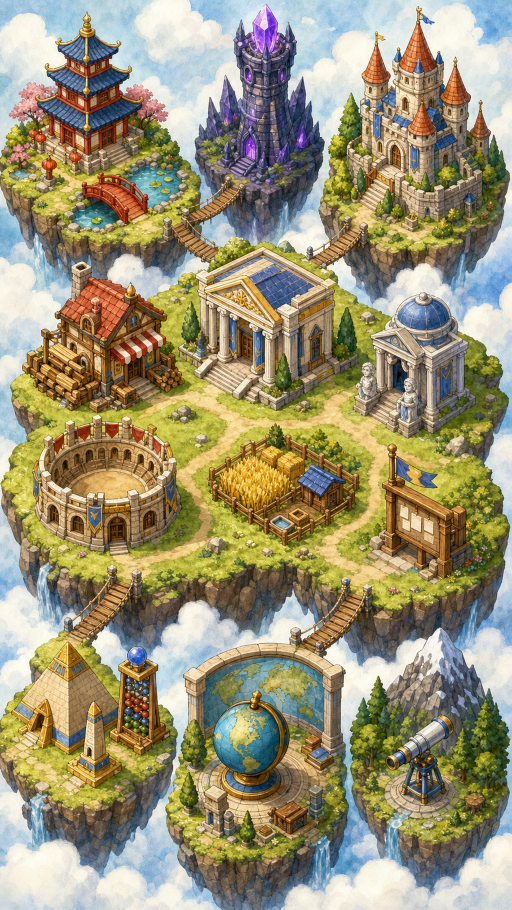
#> input picture assets/images/world_map_v4.png, 1024 x 1820 px (shown at 1/2 size)
$ python gen_walkable_mask.py
#> lines starting #> are read from the running program, lines starting #| are printed output that depends on the picture; after the words box and inside, x2 and y2 are one past the last pixel; in counts of white or black regions, pixels touching at a corner belong together
"""從 world_map_v4.png 自動萃取 walkable mask（黑白）。

地圖內容：浮島 + 雲海 + 多色建築。
策略：反向萃取 — 標明確「擋區」（雲海/建築彩/水/樹陰）→ 其他當可走 →
morphology 平滑邊緣 → 移除小孤立區。

輸出 3 個 mask 版本（不同閾值）給派派目視選擇。
"""
import sys
from pathlib import Path
import numpy as np
from PIL import Image

ROOT = Path(__file__).resolve().parent.parent
SRC = ROOT / "assets" / "images" / "world_map_v4.png"
OUT_DIR = ROOT / "assets" / "images"


def rgb_to_hsv_np(rgb_float):
    mx = rgb_float.max(axis=-1)
    mn = rgb_float.min(axis=-1)
    delta = mx - mn
    delta_safe = np.where(delta == 0, 1, delta)
    h_val = np.zeros_like(mx)
    r, g, b = rgb_float[..., 0], rgb_float[..., 1], rgb_float[..., 2]
    mask_r = (mx == r) & (delta > 0)
    h_val[mask_r] = ((g[mask_r] - b[mask_r]) / delta_safe[mask_r]) % 6
    mask_g = (mx == g) & (delta > 0) & ~mask_r
    h_val[mask_g] = (b[mask_g] - r[mask_g]) / delta_safe[mask_g] + 2
    mask_b = (mx == b) & (delta > 0) & ~mask_r & ~mask_g
    h_val[mask_b] = (r[mask_b] - g[mask_b]) / delta_safe[mask_b] + 4
    h_val = (h_val / 6) % 1
    s_val = np.where(mx > 0, delta / np.where(mx == 0, 1, mx), 0)
    v_val = mx
    return h_val, s_val, v_val


def build_mask(img_arr, version):
    """根據版本不同閾值組合生成 walkable mask (h,w) bool（True=可走）"""
    rgb = img_arr.astype(np.float32) / 255
    h, s, v = rgb_to_hsv_np(rgb)

    # 各種「擋區」 mask
    # 1. 雲海 / 天空：藍 (H 200-270) 飽和度中 + 高亮，或純白雲（V 高 S 低）
    sky_blue   = (h >= 0.50) & (h <= 0.72) & (s > 0.15) & (v > 0.45)
    sky_white  = (v > 0.85) & (s < 0.15)

    # 2. 建築物高飽和彩色：紅瓦 H 0-0.04, 紫塔 H 0.7-0.85, 藍頂 H 0.55-0.7
    bright_red    = ((h <= 0.04) | (h >= 0.95)) & (s > 0.4) & (v > 0.35)
    bright_purple = (h >= 0.70) & (h <= 0.85) & (s > 0.35) & (v > 0.25)
    bright_blue_b = (h >= 0.55) & (h <= 0.68) & (s > 0.4) & (v > 0.35)  # 建築藍頂
    bright_yellow = (h >= 0.10) & (h <= 0.18) & (s > 0.55) & (v > 0.55)  # 麥草/旗

    # 3. 深綠樹陰：H 0.25-0.4 + V < 0.4
    dark_tree = (h >= 0.22) & (h <= 0.42) & (v < 0.42) & (s > 0.2)

    # 4. 黑色輪廓邊
    black_edge = v < 0.12

    if version == "A":
        # A 嚴格擋：所有上述當擋區
        blocked = sky_blue | sky_white | bright_red | bright_purple | bright_blue_b | bright_yellow | dark_tree | black_edge
    elif version == "B":
        # B 中等：放寬 sky_white 避免誤判明亮石頭
        sky_white_relaxed = (v > 0.90) & (s < 0.10)
        blocked = sky_blue | sky_white_relaxed | bright_red | bright_purple | bright_blue_b | dark_tree | black_edge
    else:  # C
        # C 寬鬆：只擋雲海 + 明顯建築彩色
        blocked = sky_blue | sky_white | bright_red | bright_purple | bright_blue_b
    walkable = ~blocked

    # Morphology：消除小孤立 walkable 區（< 100 px），平滑邊緣
    # 用簡單 4-connectivity flood fill
    from scipy.ndimage import binary_opening, binary_closing, label

    # 先 closing 補小洞（建築上小孔），再 opening 削小突起
    kernel = np.ones((3, 3), dtype=bool)
    walkable = binary_closing(walkable, structure=kernel, iterations=1)
    walkable = binary_opening(walkable, structure=kernel, iterations=1)

    # 移除小孤立 walkable blob（< 500 px = 雜訊）
    labeled, n = label(walkable, structure=np.ones((3, 3), dtype=int))
    sizes = np.bincount(labeled.ravel())
    too_small = (sizes < 500)
    too_small[0] = False
    walkable[too_small[labeled]] = False

    return walkable


def save_mask(walkable, version, original):
    """輸出兩張：(1) 純黑白 mask (2) 半透明紅疊在原圖上方便目視"""
    h, w = walkable.shape
    # 純 mask
    mask_arr = np.where(walkable[..., None], 255, 0).astype(np.uint8)
    mask_rgb = np.repeat(mask_arr, 3, axis=-1)
    Image.fromarray(mask_rgb, "RGB").save(OUT_DIR / f"world_map_walkable_{version}.png", "PNG", optimize=True)

    # 預覽：原圖 + 紅色擋區疊上
    preview = original.copy()
    blocked = ~walkable
    # 擋區疊紅色半透明
    red_overlay = np.zeros_like(preview)
    red_overlay[..., 0] = 255  # 紅
    alpha = 0.55
    preview[blocked] = (preview[blocked] * (1 - alpha) + red_overlay[blocked] * alpha).astype(np.uint8)
    Image.fromarray(preview, "RGB").save(OUT_DIR / f"world_map_walkable_{version}_preview.jpg", "JPEG", quality=85)


def main():
    if not SRC.exists():
        sys.exit(f"ERROR: {SRC} not found")

    img = Image.open(SRC).convert("RGB")
#> img is the input picture: PIL image 1024x1820 RGB; mean R, G, B 154.6, 147.7, 117.6
    arr = np.array(img)
    print(f"Source: {SRC.name} {img.size}")
#| Source: world_map_v4.png (1024, 1820)
    print()

    for version in ["A", "B", "C"]:
        print(f"Building mask version {version}…", end=" ", flush=True)
        walkable = build_mask(arr, version)
        save_mask(walkable, version, arr)
        ratio = walkable.sum() / walkable.size * 100
        print(f"walkable {ratio:.1f}%")
#> this loop made 3 passes
#> (n in build_mask, ratio) on passes 1 to 3: (451, 55.82), (233, 74.47), (153, 69.28)
#| walkable 55.8%
#| walkable 74.5%
#| walkable 69.3%
#> pass 1, in rgb_to_hsv_np, `mx = rgb_float.max(axis=-1)`:
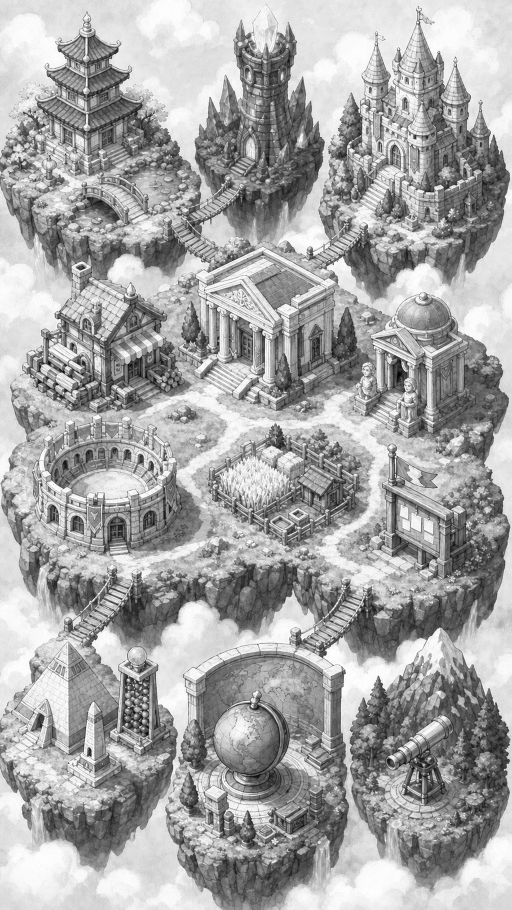
#> mx: shape (1820, 1024) float32 (shown at 1/2 size); min 0, max 1, mean 0.65
#> pass 1, in rgb_to_hsv_np, `mn = rgb_float.min(axis=-1)`:
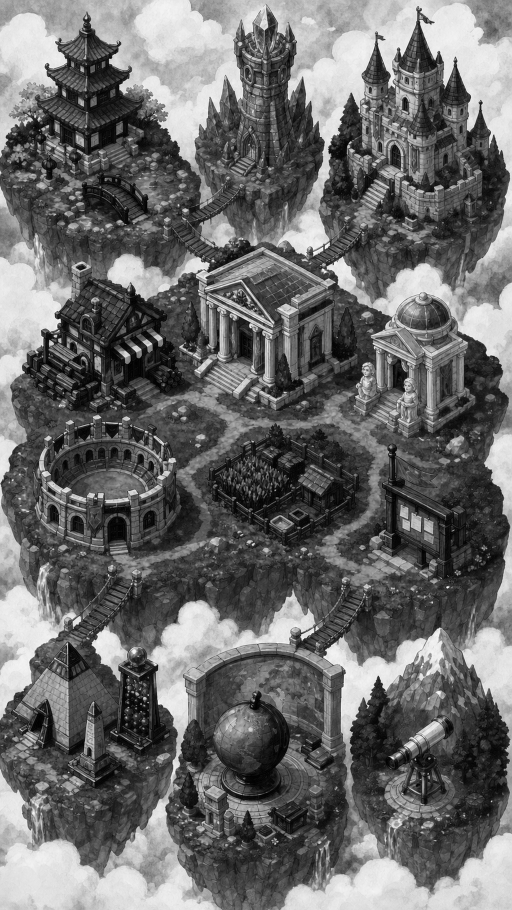
#> mn: shape (1820, 1024) float32 (shown at 1/2 size); min 0, max 1, mean 0.42
#> pass 1, in rgb_to_hsv_np, `delta = mx - mn`:
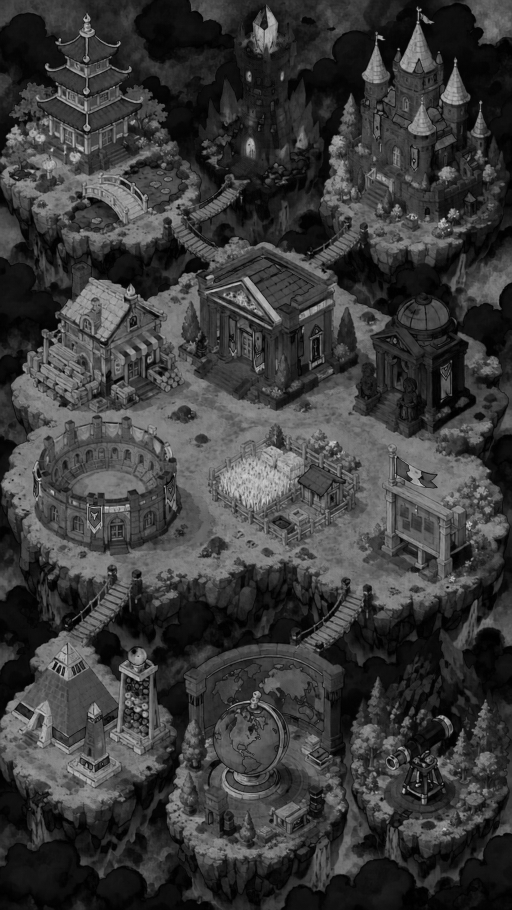
#> delta: shape (1820, 1024) float32 (shown at 1/2 size); min 0, max 0.886, mean 0.23
#> after the loop:
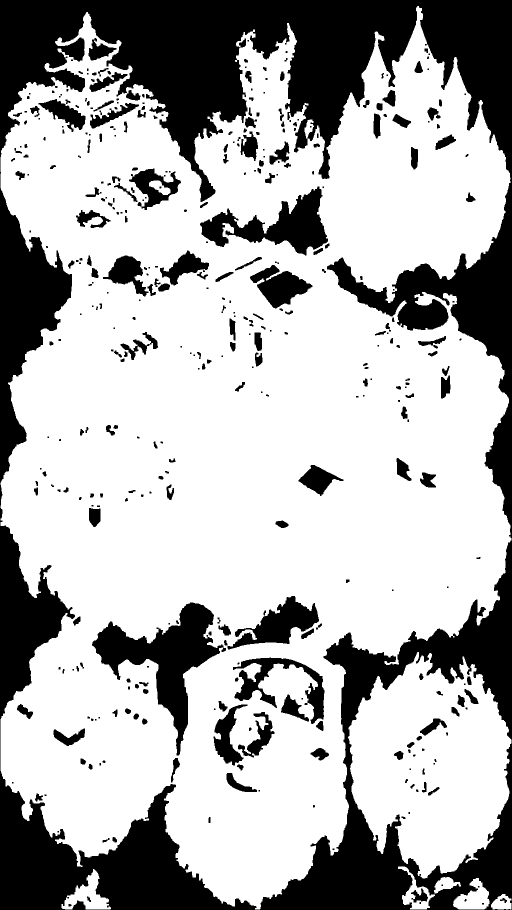
#> walkable: shape (1820, 1024) bool (shown at 1/2 size); 69.3% white; 397 black regions (134 under 20 px), largest, box (x1, y1, x2, y2) and area: (0, 0, 1024, 1820) 452181, (184, 1205, 452, 1511) 24969, (400, 373, 656, 511) 14267

    print()
    print("Outputs:")
    for v in ["A", "B", "C"]:
        for suffix in ["", "_preview"]:
            ext = ".png" if not suffix else ".jpg"
            p = OUT_DIR / f"world_map_walkable_{v}{suffix}{ext}"
            print(f"  {p.name}  {p.stat().st_size // 1024} KB")


if __name__ == "__main__":
#> (the run stopped early here; a loop or call above may not have finished)

$ run again, with assets/images/world_map_v2.png copied over assets/images/world_map_v4.png
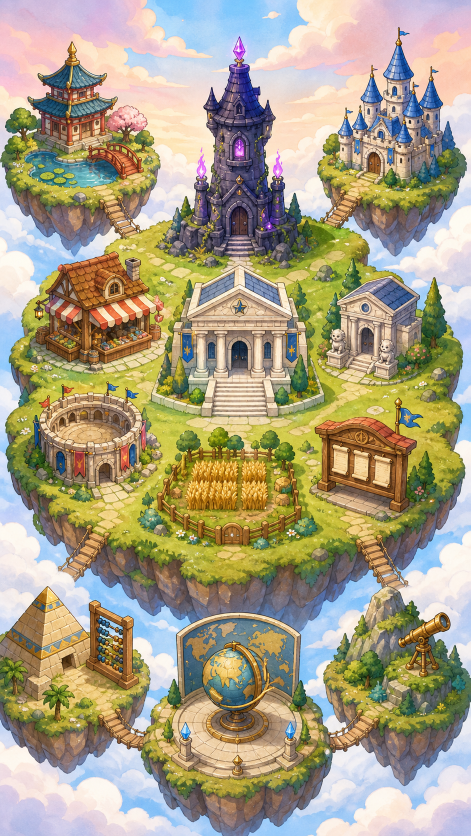
#> input picture assets/images/world_map_v2.png, 941 x 1672 px (shown at 1/2 size)
#> in main, img is the input picture: PIL image 941x1672 RGB; mean R, G, B 168.8, 159.6, 133.5
#| Source: world_map_v4.png (941, 1672)
#> the loop in main, `for version in ["A", "B", "C"]:` made 3 passes
#> (n in build_mask, ratio) on passes 1 to 3: (317, 55.51), (181, 73.25), (78, 69.84)
#> (printed output is left out)
#> pass 1, in rgb_to_hsv_np, `delta = mx - mn`:
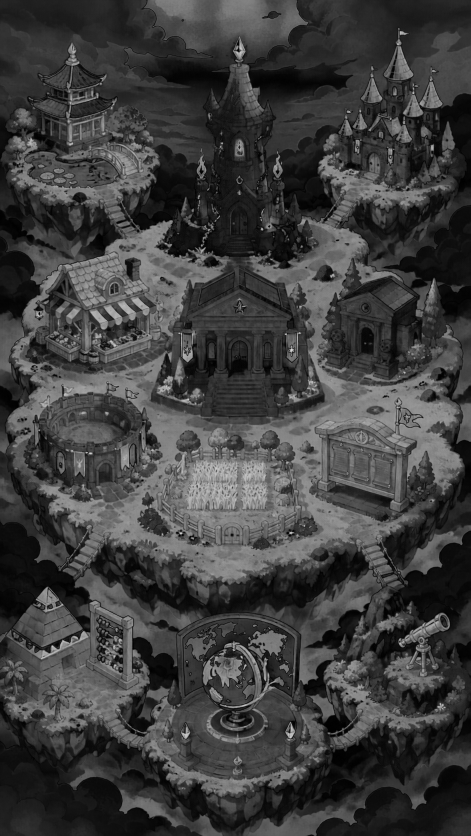
#> delta: shape (1672, 941) float32 (shown at 1/2 size); min 0, max 0.918, mean 0.247
#> after the loop in main, `for version in ["A", "B", "C"]:`:
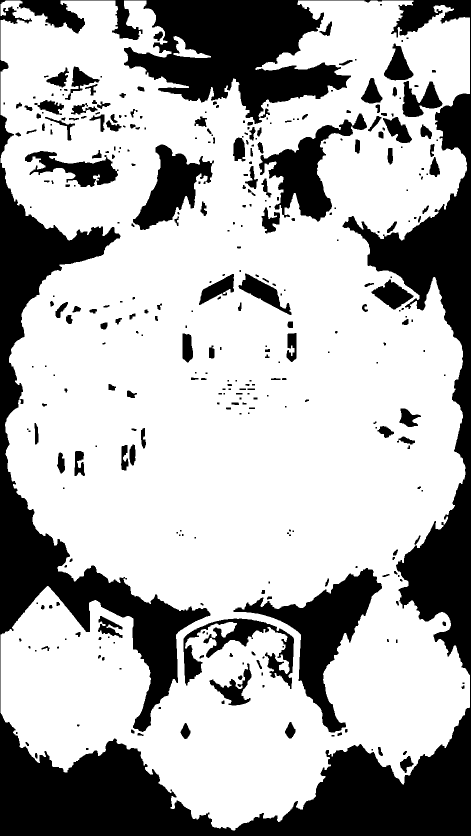
#> walkable: shape (1672, 941) bool (shown at 1/2 size); 69.8% white; 354 black regions (141 under 20 px), largest, box (x1, y1, x2, y2) and area: (0, 0, 941, 1672) 358084, (467, 1136, 764, 1465) 26237, (518, 227, 734, 443) 15085
